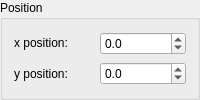
                     <widget class="QGroupBox" name="positionGroupBox">
                      <property name="title">
                       <string>Position</string>
                      </property>
                      <layout class="QVBoxLayout" name="verticalLayout_14">
                       <item>
                        <widget class="QWidget" name="xPosWidget" native="true">
                         <layout class="QHBoxLayout" name="horizontalLayout">
                          <property name="spacing">
                           <number>0</number>
                          </property>
                          <property name="leftMargin">
                           <number>0</number>
                          </property>
                          <property name="topMargin">
                           <number>0</number>
                          </property>
                          <property name="rightMargin">
                           <number>0</number>
                          </property>
                          <property name="bottomMargin">
                           <number>0</number>
                          </property>
                          <item>
                           <widget class="QLabel" name="xPosLabel">
                            <property name="sizePolicy">
                             <sizepolicy hsizetype="Preferred" vsizetype="Fixed">
                              <horstretch>0</horstretch>
                              <verstretch>0</verstretch>
                             </sizepolicy>
                            </property>
                            <property name="text">
                             <string>x position: </string>
                            </property>
                           </widget>
                          </item>
                          <item>
                           <widget class="QDoubleSpinBox" name="xSpinBox">
                            <property name="accelerated">
                             <bool>true</bool>
                            </property>
                            <property name="decimals">
                             <number>1</number>
                            </property>
                            <property name="minimum">
                             <double>-3000.000000000000000</double>
                            </property>
                            <property name="maximum">
                             <double>3000.000000000000000</double>
                            </property>
                           </widget>
                          </item>
                         </layout>
                        </widget>
                       </item>
                       <item>
                        <widget class="QWidget" name="yPosWidget" native="true">
                         <layout class="QHBoxLayout" name="horizontalLayout_2">
                          <property name="spacing">
                           <number>0</number>
                          </property>
                          <property name="leftMargin">
                           <number>0</number>
                          </property>
                          <property name="topMargin">
                           <number>0</number>
                          </property>
                          <property name="rightMargin">
                           <number>0</number>
                          </property>
                          <property name="bottomMargin">
                           <number>0</number>
                          </property>
                          <item>
                           <widget class="QLabel" name="yPosLabel">
                            <property name="sizePolicy">
                             <sizepolicy hsizetype="Preferred" vsizetype="Fixed">
                              <horstretch>0</horstretch>
                              <verstretch>0</verstretch>
                             </sizepolicy>
                            </property>
                            <property name="text">
                             <string>y position: </string>
                            </property>
                           </widget>
                          </item>
                          <item>
                           <widget class="QDoubleSpinBox" name="ySpinBox">
                            <property name="accelerated">
                             <bool>true</bool>
                            </property>
                            <property name="decimals">
                             <number>1</number>
                            </property>
                            <property name="minimum">
                             <double>-3000.000000000000000</double>
                            </property>
                            <property name="maximum">
                             <double>3000.000000000000000</double>
                            </property>
                           </widget>
                          </item>
                         </layout>
                        </widget>
                       </item>
                      </layout>
                     </widget>
